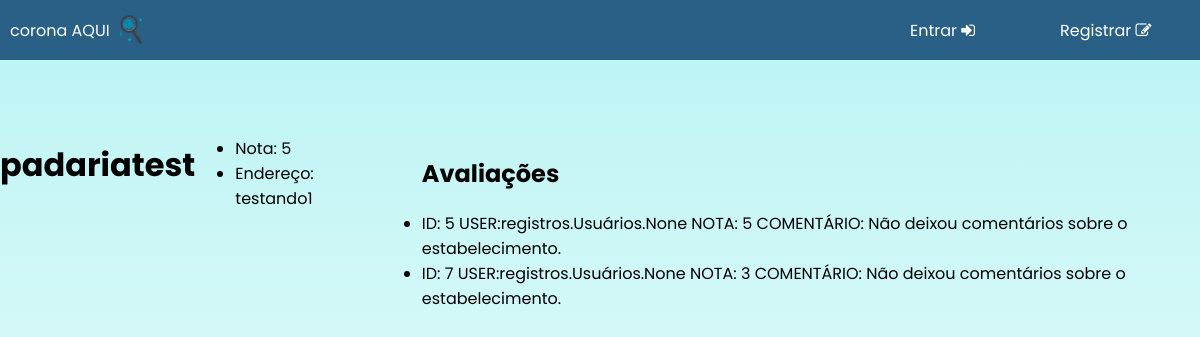
Page /registros/4 on the earlier database version.
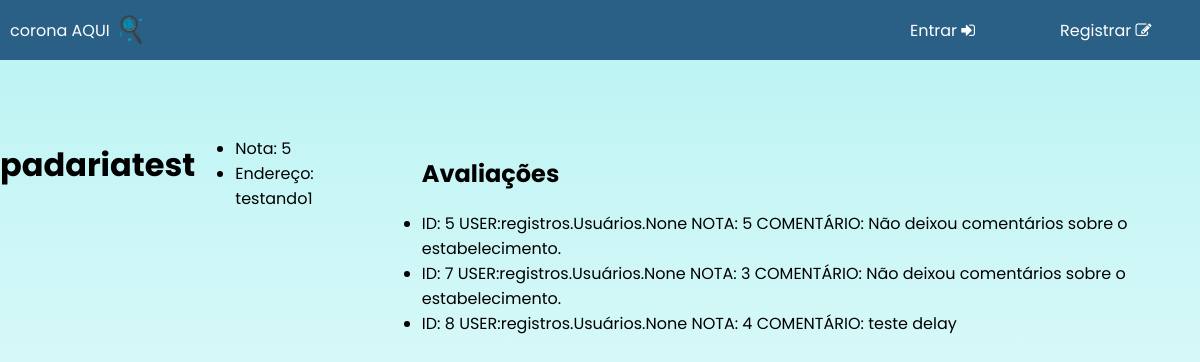
Same page on the later database version.
### registros/models.py (models this page shows)
class Avaliações(models.Model):
    id = models.AutoField(auto_created=True, primary_key=True, serialize=False, verbose_name='ID')
    user = models.ManyToManyField(Usuários, blank=True, related_name="usuário")
    empresa = models.ManyToManyField(Empresas, blank=True, related_name="empresas")
    comment = models.CharField(max_length=300, default='Não deixou comentários sobre o estabelecimento.')
    grade = models.IntegerField()
    def __str__(self):
        return f"ID: {self.id} USER:{self.user} NOTA: {self.grade} COMENTÁRIO: {self.comment}"

### registros/views.py (the view)
# urls.py: path("<int:empresa_id>", views.avaliacao, name="avaliacao"),
def avaliacao(request, empresa_id):
    empresa = Empresas.objects.get(id=empresa_id)
    avaliacao = Avaliações.objects.filter(empresa=empresa_id)
    return render(request, "registros/avaliacao.html", {
        "empresa": empresa,
        "avaliacoes": avaliacao
    })

### registros/templates/registros/avaliacao.html
{% extends "registros/layout.html" %}
{% block body %}
 <h1>{{ empresa.name }}</h1>
    <ul>
        <li>Nota: {{ empresa.grade }}
        <li>Endereço: {{ empresa.address }}
    </ul>
    <ul>
        <h2>Avaliações</h2>
        {% for avaliacao in avaliacoes %}
            <li>{{ avaliacao }} </li>
        {% empty %}
            <li>Empresa não avaliada ainda.</li>
        {% endfor %}
    </ul>
{% endblock %}

Differences in the rows shown:
added Avaliações: id+grade+comment "ID: 8 USER:registros.Usuários.None NOTA: 4 COMENTÁRIO: teste delay"
